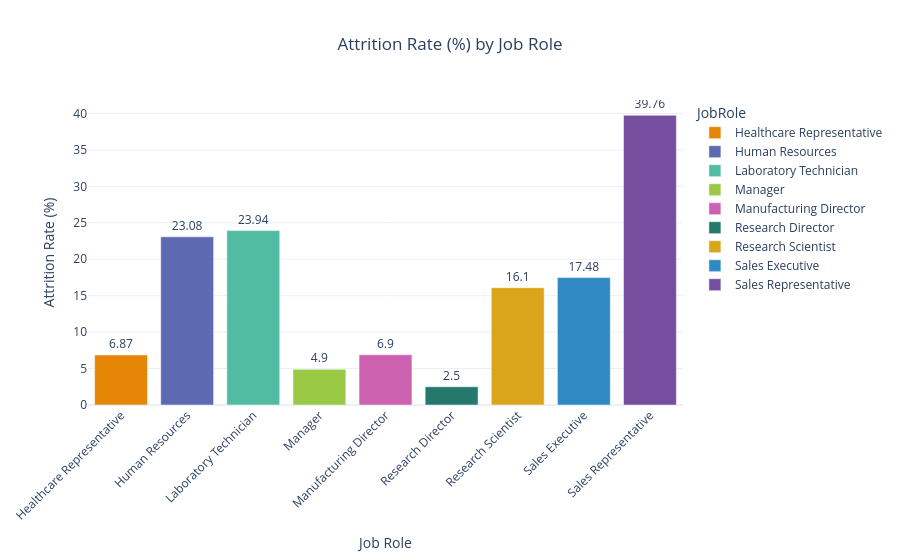

Here is the notebook cell this chart was saved with:
### Markdown cell above
### Attrition rate by Jobrole

### Code cell
attrition_role = (
    df.groupby("JobRole")["Attrition"]
    .value_counts(normalize=True)
    .mul(100)
    .rename("Rate")
    .reset_index()
)

attrition_role_yes = attrition_role[attrition_role["Attrition"] == "Yes"]

fig = px.bar(
    attrition_role_yes,
    x="JobRole",
    y="Rate",
    color="JobRole",
    text=attrition_role_yes["Rate"].round(2),
    title="Attrition Rate (%) by Job Role",
    color_discrete_sequence=px.colors.qualitative.Vivid
)

fig.update_traces(textposition="outside")
fig.update_layout(
    xaxis_title="Job Role",
    yaxis_title="Attrition Rate (%)",
    xaxis_tickangle=-45,
    title_x=0.5,
    template="plotly_white"
)

fig.show()

### Figure 1 — Plotly figure (JSON) as saved in the notebook; plotly's stock layout.template omitted (floating-point values rounded to 4 significant figures)
{"data": [{"hovertemplate": "JobRole=%{x}<br>Rate=%{y}<br>text=%{text}<extra></extra>", "legendgroup": "Healthcare Representative", "marker": {"color": "rgb(229, 134, 6)", "pattern": {"shape": ""}}, "name": "Healthcare Representative", "orientation": "v", "showlegend": true, "text": [6.87], "textposition": "outside", "type": "bar", "x": ["Healthcare Representative"], "xaxis": "x", "y": [6.87], "yaxis": "y"}, {"hovertemplate": "JobRole=%{x}<br>Rate=%{y}<br>text=%{text}<extra></extra>", "legendgroup": "Human Resources", "marker": {"color": "rgb(93, 105, 177)", "pattern": {"shape": ""}}, "name": "Human Resources", "orientation": "v", "showlegend": true, "text": [23.08], "textposition": "outside", "type": "bar", "x": ["Human Resources"], "xaxis": "x", "y": [23.08], "yaxis": "y"}, {"hovertemplate": "JobRole=%{x}<br>Rate=%{y}<br>text=%{text}<extra></extra>", "legendgroup": "Laboratory Technician", "marker": {"color": "rgb(82, 188, 163)", "pattern": {"shape": ""}}, "name": "Laboratory Technician", "orientation": "v", "showlegend": true, "text": [23.94], "textposition": "outside", "type": "bar", "x": ["Laboratory Technician"], "xaxis": "x", "y": [23.94], "yaxis": "y"}, {"hovertemplate": "JobRole=%{x}<br>Rate=%{y}<br>text=%{text}<extra></extra>", "legendgroup": "Manager", "marker": {"color": "rgb(153, 201, 69)", "pattern": {"shape": ""}}, "name": "Manager", "orientation": "v", "showlegend": true, "text": [4.9], "textposition": "outside", "type": "bar", "x": ["Manager"], "xaxis": "x", "y": [4.902], "yaxis": "y"}, {"hovertemplate": "JobRole=%{x}<br>Rate=%{y}<br>text=%{text}<extra></extra>", "legendgroup": "Manufacturing Director", "marker": {"color": "rgb(204, 97, 176)", "pattern": {"shape": ""}}, "name": "Manufacturing Director", "orientation": "v", "showlegend": true, "text": [6.9], "textposition": "outside", "type": "bar", "x": ["Manufacturing Director"], "xaxis": "x", "y": [6.897], "yaxis": "y"}, {"hovertemplate": "JobRole=%{x}<br>Rate=%{y}<br>text=%{text}<extra></extra>", "legendgroup": "Research Director", "marker": {"color": "rgb(36, 121, 108)", "pattern": {"shape": ""}}, "name": "Research Director", "orientation": "v", "showlegend": true, "text": [2.5], "textposition": "outside", "type": "bar", "x": ["Research Director"], "xaxis": "x", "y": [2.5], "yaxis": "y"}, {"hovertemplate": "JobRole=%{x}<br>Rate=%{y}<br>text=%{text}<extra></extra>", "legendgroup": "Research Scientist", "marker": {"color": "rgb(218, 165, 27)", "pattern": {"shape": ""}}, "name": "Research Scientist", "orientation": "v", "showlegend": true, "text": [16.1], "textposition": "outside", "type": "bar", "x": ["Research Scientist"], "xaxis": "x", "y": [16.1], "yaxis": "y"}, {"hovertemplate": "JobRole=%{x}<br>Rate=%{y}<br>text=%{text}<extra></extra>", "legendgroup": "Sales Executive", "marker": {"color": "rgb(47, 138, 196)", "pattern": {"shape": ""}}, "name": "Sales Executive", "orientation": "v", "showlegend": true, "text": [17.48], "textposition": "outside", "type": "bar", "x": ["Sales Executive"], "xaxis": "x", "y": [17.48], "yaxis": "y"}, {"hovertemplate": "JobRole=%{x}<br>Rate=%{y}<br>text=%{text}<extra></extra>", "legendgroup": "Sales Representative", "marker": {"color": "rgb(118, 78, 159)", "pattern": {"shape": ""}}, "name": "Sales Representative", "orientation": "v", "showlegend": true, "text": [39.76], "textposition": "outside", "type": "bar", "x": ["Sales Representative"], "xaxis": "x", "y": [39.76], "yaxis": "y"}], "layout": {"barmode": "relative", "legend": {"title": {"text": "JobRole"}, "tracegroupgap": 0}, "title": {"text": "Attrition Rate (%) by Job Role", "x": 0.5}, "xaxis": {"anchor": "y", "categoryarray": ["Healthcare Representative", "Human Resources", "Laboratory Technician", "Manager", "Manufacturing Director", "Research Director", "Research Scientist", "Sales Executive", "Sales Representative"], "categoryorder": "array", "domain": [0, 1], "tickangle": -45, "title": {"text": "Job Role"}}, "yaxis": {"anchor": "x", "domain": [0, 1], "title": {"text": "Attrition Rate (%)"}}}}
